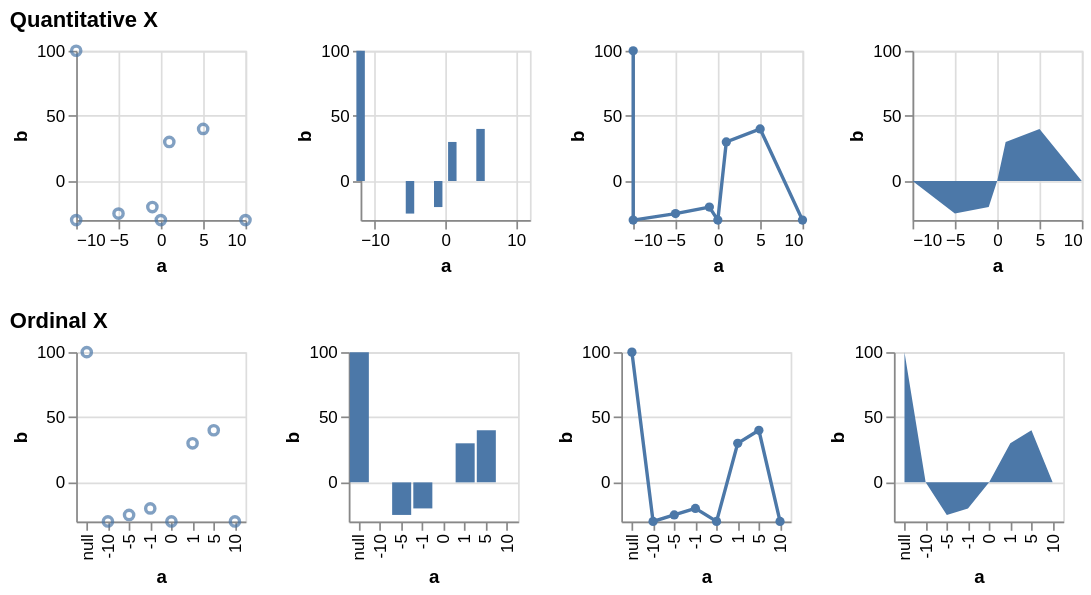

Write the Vega-Lite specification saved for this chart.
### Vega specification from a JSON file in a GitHub repository (floating-point values rounded to 4 significant figures)
{"$schema": "https://vega.github.io/schema/vega/v5.json", "description": "Testing invalid", "background": "white", "padding": 5, "data": [{"name": "source_0", "values": [{"a": null, "b": 100}, {"a": -10, "b": null}, {"a": -5, "b": -25}, {"a": -1, "b": -20}, {"a": 0, "b": null}, {"a": 1, "b": 30}, {"a": 5, "b": 40}, {"a": 10, "b": null}]}, {"name": "data_0", "source": "source_0", "transform": [{"type": "formula", "expr": "toNumber(datum[\"a\"])", "as": "a"}]}, {"name": "data_2", "source": "data_0", "transform": [{"type": "stack", "groupby": ["a"], "field": "b", "sort": {"field": [], "order": []}, "as": ["b_start", "b_end"], "offset": "zero"}]}, {"name": "data_3", "source": "data_0", "transform": [{"type": "impute", "field": "b", "groupby": [], "key": "a", "method": "value", "value": 0}, {"type": "stack", "groupby": ["a"], "field": "b", "sort": {"field": [], "order": []}, "as": ["b_start", "b_end"], "offset": "zero"}]}, {"name": "data_4", "source": "data_0", "transform": [{"type": "stack", "groupby": ["a"], "field": "b", "sort": {"field": [], "order": []}, "as": ["b_start", "b_end"], "offset": "zero"}]}, {"name": "data_5", "source": "data_0", "transform": [{"type": "impute", "field": "b", "groupby": [], "key": "a", "method": "value", "value": 0}, {"type": "stack", "groupby": ["a"], "field": "b", "sort": {"field": [], "order": []}, "as": ["b_start", "b_end"], "offset": "zero"}]}], "signals": [{"name": "childHeight", "value": 100}, {"name": "concat_0_childWidth", "value": 100}, {"name": "concat_1_childWidth", "value": 100}], "layout": {"padding": 20, "columns": 1, "bounds": "full", "align": "each"}, "marks": [{"type": "group", "name": "concat_0_group", "title": {"text": "Quantitative X", "anchor": "start"}, "layout": {"padding": 20, "bounds": "full", "align": "each"}, "marks": [{"type": "group", "name": "concat_0_concat_0_group", "style": "cell", "encode": {"update": {"width": {"signal": "concat_0_childWidth"}, "height": {"signal": "childHeight"}}}, "marks": [{"name": "concat_0_concat_0_marks", "type": "symbol", "style": ["point"], "from": {"data": "data_0"}, "encode": {"update": {"opacity": {"value": 0.7}, "fill": {"value": "transparent"}, "stroke": {"value": "#4c78a8"}, "ariaRoleDescription": {"value": "point"}, "description": {"signal": "\"a: \" + (format(datum[\"a\"], \"\")) + \"; b: \" + (format(datum[\"b\"], \"\"))"}, "x": [{"test": "!isValid(datum[\"a\"]) || !isFinite(+datum[\"a\"])", "value": 0}, {"scale": "concat_0_concat_0_x", "field": "a"}], "y": [{"test": "!isValid(datum[\"b\"]) || !isFinite(+datum[\"b\"])", "field": {"group": "height"}}, {"scale": "concat_0_concat_0_y", "field": "b"}]}}}], "axes": [{"scale": "concat_0_concat_0_x", "orient": "bottom", "gridScale": "concat_0_concat_0_y", "grid": true, "tickCount": {"signal": "ceil(concat_0_childWidth/40)"}, "domain": false, "labels": false, "aria": false, "maxExtent": 0, "minExtent": 0, "ticks": false, "zindex": 0}, {"scale": "concat_0_concat_0_y", "orient": "left", "gridScale": "concat_0_concat_0_x", "grid": true, "tickCount": {"signal": "ceil(childHeight/40)"}, "domain": false, "labels": false, "aria": false, "maxExtent": 0, "minExtent": 0, "ticks": false, "zindex": 0}, {"scale": "concat_0_concat_0_x", "orient": "bottom", "grid": false, "title": "a", "labelFlush": true, "labelOverlap": true, "tickCount": {"signal": "ceil(concat_0_childWidth/40)"}, "zindex": 0}, {"scale": "concat_0_concat_0_y", "orient": "left", "grid": false, "title": "b", "labelOverlap": true, "tickCount": {"signal": "ceil(childHeight/40)"}, "zindex": 0}]}, {"type": "group", "name": "concat_0_concat_1_group", "style": "cell", "encode": {"update": {"width": {"signal": "concat_0_childWidth"}, "height": {"signal": "childHeight"}}}, "marks": [{"name": "concat_0_concat_1_marks", "type": "rect", "style": ["bar"], "from": {"data": "data_2"}, "encode": {"update": {"fill": {"value": "#4c78a8"}, "ariaRoleDescription": {"value": "bar"}, "description": {"signal": "\"a: \" + (format(datum[\"a\"], \"\")) + \"; b: \" + (format(datum[\"b\"], \"\"))"}, "xc": [{"test": "!isValid(datum[\"a\"]) || !isFinite(+datum[\"a\"])", "value": 0}, {"scale": "concat_0_concat_1_x", "field": "a"}], "width": {"value": 5}, "y": {"scale": "concat_0_concat_1_y", "field": "b_end"}, "y2": {"scale": "concat_0_concat_1_y", "field": "b_start"}}}}], "axes": [{"scale": "concat_0_concat_1_x", "orient": "bottom", "gridScale": "concat_0_concat_1_y", "grid": true, "tickCount": {"signal": "ceil(concat_0_childWidth/40)"}, "domain": false, "labels": false, "aria": false, "maxExtent": 0, "minExtent": 0, "ticks": false, "zindex": 0}, {"scale": "concat_0_concat_1_y", "orient": "left", "gridScale": "concat_0_concat_1_x", "grid": true, "tickCount": {"signal": "ceil(childHeight/40)"}, "domain": false, "labels": false, "aria": false, "maxExtent": 0, "minExtent": 0, "ticks": false, "zindex": 0}, {"scale": "concat_0_concat_1_x", "orient": "bottom", "grid": false, "title": "a", "labelFlush": true, "labelOverlap": true, "tickCount": {"signal": "ceil(concat_0_childWidth/40)"}, "zindex": 0}, {"scale": "concat_0_concat_1_y", "orient": "left", "grid": false, "title": "b", "labelOverlap": true, "tickCount": {"signal": "ceil(childHeight/40)"}, "zindex": 0}]}, {"type": "group", "name": "concat_0_concat_2_group", "style": "cell", "encode": {"update": {"width": {"signal": "concat_0_childWidth"}, "height": {"signal": "childHeight"}}}, "marks": [{"name": "concat_0_concat_2_layer_0_marks", "type": "line", "style": ["line"], "sort": {"field": "datum[\"a\"]"}, "from": {"data": "data_0"}, "encode": {"update": {"stroke": {"value": "#4c78a8"}, "description": {"signal": "\"a: \" + (format(datum[\"a\"], \"\")) + \"; b: \" + (format(datum[\"b\"], \"\"))"}, "x": [{"test": "!isValid(datum[\"a\"]) || !isFinite(+datum[\"a\"])", "value": 0}, {"scale": "concat_0_concat_2_x", "field": "a"}], "y": [{"test": "!isValid(datum[\"b\"]) || !isFinite(+datum[\"b\"])", "field": {"group": "height"}}, {"scale": "concat_0_concat_2_y", "field": "b"}]}}}, {"name": "concat_0_concat_2_layer_1_marks", "type": "symbol", "style": ["point"], "from": {"data": "data_0"}, "encode": {"update": {"opacity": {"value": 1}, "fill": {"value": "#4c78a8"}, "ariaRoleDescription": {"value": "point"}, "description": {"signal": "\"a: \" + (format(datum[\"a\"], \"\")) + \"; b: \" + (format(datum[\"b\"], \"\"))"}, "x": [{"test": "!isValid(datum[\"a\"]) || !isFinite(+datum[\"a\"])", "value": 0}, {"scale": "concat_0_concat_2_x", "field": "a"}], "y": [{"test": "!isValid(datum[\"b\"]) || !isFinite(+datum[\"b\"])", "field": {"group": "height"}}, {"scale": "concat_0_concat_2_y", "field": "b"}]}}}], "axes": [{"scale": "concat_0_concat_2_x", "orient": "bottom", "gridScale": "concat_0_concat_2_y", "grid": true, "tickCount": {"signal": "ceil(concat_0_childWidth/40)"}, "domain": false, "labels": false, "aria": false, "maxExtent": 0, "minExtent": 0, "ticks": false, "zindex": 0}, {"scale": "concat_0_concat_2_y", "orient": "left", "gridScale": "concat_0_concat_2_x", "grid": true, "tickCount": {"signal": "ceil(childHeight/40)"}, "domain": false, "labels": false, "aria": false, "maxExtent": 0, "minExtent": 0, "ticks": false, "zindex": 0}, {"scale": "concat_0_concat_2_x", "orient": "bottom", "grid": false, "title": "a", "labelFlush": true, "labelOverlap": true, "tickCount": {"signal": "ceil(concat_0_childWidth/40)"}, "zindex": 0}, {"scale": "concat_0_concat_2_y", "orient": "left", "grid": false, "title": "b", "labelOverlap": true, "tickCount": {"signal": "ceil(childHeight/40)"}, "zindex": 0}]}, {"type": "group", "name": "concat_0_concat_3_group", "style": "cell", "encode": {"update": {"width": {"signal": "concat_0_childWidth"}, "height": {"signal": "childHeight"}}}, "marks": [{"name": "concat_0_concat_3_marks", "type": "area", "style": ["area"], "sort": {"field": "datum[\"a\"]"}, "from": {"data": "data_3"}, "encode": {"update": {"orient": {"value": "vertical"}, "fill": {"value": "#4c78a8"}, "description": {"signal": "\"a: \" + (format(datum[\"a\"], \"\")) + \"; b: \" + (format(datum[\"b\"], \"\"))"}, "x": [{"test": "!isValid(datum[\"a\"]) || !isFinite(+datum[\"a\"])", "value": 0}, {"scale": "concat_0_concat_3_x", "field": "a"}], "y": {"scale": "concat_0_concat_3_y", "field": "b_end"}, "y2": {"scale": "concat_0_concat_3_y", "field": "b_start"}}}}], "axes": [{"scale": "concat_0_concat_3_x", "orient": "bottom", "gridScale": "concat_0_concat_3_y", "grid": true, "tickCount": {"signal": "ceil(concat_0_childWidth/40)"}, "domain": false, "labels": false, "aria": false, "maxExtent": 0, "minExtent": 0, "ticks": false, "zindex": 0}, {"scale": "concat_0_concat_3_y", "orient": "left", "gridScale": "concat_0_concat_3_x", "grid": true, "tickCount": {"signal": "ceil(childHeight/40)"}, "domain": false, "labels": false, "aria": false, "maxExtent": 0, "minExtent": 0, "ticks": false, "zindex": 0}, {"scale": "concat_0_concat_3_x", "orient": "bottom", "grid": false, "title": "a", "labelFlush": true, "labelOverlap": true, "tickCount": {"signal": "ceil(concat_0_childWidth/40)"}, "zindex": 0}, {"scale": "concat_0_concat_3_y", "orient": "left", "grid": false, "title": "b", "labelOverlap": true, "tickCount": {"signal": "ceil(childHeight/40)"}, "zindex": 0}]}]}, {"type": "group", "name": "concat_1_group", "title": {"text": "Ordinal X", "anchor": "start"}, "layout": {"padding": 20, "bounds": "full", "align": "each"}, "marks": [{"type": "group", "name": "concat_1_concat_0_group", "style": "cell", "encode": {"update": {"width": {"signal": "concat_1_childWidth"}, "height": {"signal": "childHeight"}}}, "marks": [{"name": "concat_1_concat_0_marks", "type": "symbol", "style": ["point"], "from": {"data": "data_0"}, "encode": {"update": {"opacity": {"value": 0.7}, "fill": {"value": "transparent"}, "stroke": {"value": "#4c78a8"}, "ariaRoleDescription": {"value": "point"}, "description": {"signal": "\"a: \" + (isValid(datum[\"a\"]) ? datum[\"a\"] : \"\"+datum[\"a\"]) + \"; b: \" + (format(datum[\"b\"], \"\"))"}, "x": {"scale": "concat_1_concat_0_x", "field": "a"}, "y": [{"test": "!isValid(datum[\"b\"]) || !isFinite(+datum[\"b\"])", "field": {"group": "height"}}, {"scale": "concat_1_concat_0_y", "field": "b"}]}}}], "axes": [{"scale": "concat_1_concat_0_y", "orient": "left", "gridScale": "concat_1_concat_0_x", "grid": true, "tickCount": {"signal": "ceil(childHeight/40)"}, "domain": false, "labels": false, "aria": false, "maxExtent": 0, "minExtent": 0, "ticks": false, "zindex": 0}, {"scale": "concat_1_concat_0_x", "orient": "bottom", "grid": false, "title": "a", "labelAlign": "right", "labelAngle": 270, "labelBaseline": "middle", "zindex": 0}, {"scale": "concat_1_concat_0_y", "orient": "left", "grid": false, "title": "b", "labelOverlap": true, "tickCount": {"signal": "ceil(childHeight/40)"}, "zindex": 0}]}, {"type": "group", "name": "concat_1_concat_1_group", "style": "cell", "encode": {"update": {"width": {"signal": "concat_1_childWidth"}, "height": {"signal": "childHeight"}}}, "marks": [{"name": "concat_1_concat_1_marks", "type": "rect", "style": ["bar"], "from": {"data": "data_4"}, "encode": {"update": {"fill": {"value": "#4c78a8"}, "ariaRoleDescription": {"value": "bar"}, "description": {"signal": "\"a: \" + (isValid(datum[\"a\"]) ? datum[\"a\"] : \"\"+datum[\"a\"]) + \"; b: \" + (format(datum[\"b\"], \"\"))"}, "x": {"scale": "concat_1_concat_1_x", "field": "a"}, "width": {"signal": "max(0.25, bandwidth('concat_1_concat_1_x'))"}, "y": {"scale": "concat_1_concat_1_y", "field": "b_end"}, "y2": {"scale": "concat_1_concat_1_y", "field": "b_start"}}}}], "axes": [{"scale": "concat_1_concat_1_y", "orient": "left", "gridScale": "concat_1_concat_1_x", "grid": true, "tickCount": {"signal": "ceil(childHeight/40)"}, "domain": false, "labels": false, "aria": false, "maxExtent": 0, "minExtent": 0, "ticks": false, "zindex": 0}, {"scale": "concat_1_concat_1_x", "orient": "bottom", "grid": false, "title": "a", "labelAlign": "right", "labelAngle": 270, "labelBaseline": "middle", "zindex": 0}, {"scale": "concat_1_concat_1_y", "orient": "left", "grid": false, "title": "b", "labelOverlap": true, "tickCount": {"signal": "ceil(childHeight/40)"}, "zindex": 0}]}, {"type": "group", "name": "concat_1_concat_2_group", "style": "cell", "encode": {"update": {"width": {"signal": "concat_1_childWidth"}, "height": {"signal": "childHeight"}}}, "marks": [{"name": "concat_1_concat_2_layer_0_marks", "type": "line", "style": ["line"], "sort": {"field": "datum[\"a\"]"}, "from": {"data": "data_0"}, "encode": {"update": {"stroke": {"value": "#4c78a8"}, "description": {"signal": "\"a: \" + (isValid(datum[\"a\"]) ? datum[\"a\"] : \"\"+datum[\"a\"]) + \"; b: \" + (format(datum[\"b\"], \"\"))"}, "x": {"scale": "concat_1_concat_2_x", "field": "a"}, "y": [{"test": "!isValid(datum[\"b\"]) || !isFinite(+datum[\"b\"])", "field": {"group": "height"}}, {"scale": "concat_1_concat_2_y", "field": "b"}]}}}, {"name": "concat_1_concat_2_layer_1_marks", "type": "symbol", "style": ["point"], "from": {"data": "data_0"}, "encode": {"update": {"opacity": {"value": 1}, "fill": {"value": "#4c78a8"}, "ariaRoleDescription": {"value": "point"}, "description": {"signal": "\"a: \" + (isValid(datum[\"a\"]) ? datum[\"a\"] : \"\"+datum[\"a\"]) + \"; b: \" + (format(datum[\"b\"], \"\"))"}, "x": {"scale": "concat_1_concat_2_x", "field": "a"}, "y": [{"test": "!isValid(datum[\"b\"]) || !isFinite(+datum[\"b\"])", "field": {"group": "height"}}, {"scale": "concat_1_concat_2_y", "field": "b"}]}}}], "axes": [{"scale": "concat_1_concat_2_y", "orient": "left", "gridScale": "concat_1_concat_2_x", "grid": true, "tickCount": {"signal": "ceil(childHeight/40)"}, "domain": false, "labels": false, "aria": false, "maxExtent": 0, "minExtent": 0, "ticks": false, "zindex": 0}, {"scale": "concat_1_concat_2_x", "orient": "bottom", "grid": false, "title": "a", "labelAlign": "right", "labelAngle": 270, "labelBaseline": "middle", "zindex": 0}, {"scale": "concat_1_concat_2_y", "orient": "left", "grid": false, "title": "b", "labelOverlap": true, "tickCount": {"signal": "ceil(childHeight/40)"}, "zindex": 0}]}, {"type": "group", "name": "concat_1_concat_3_group", "style": "cell", "encode": {"update": {"width": {"signal": "concat_1_childWidth"}, "height": {"signal": "childHeight"}}}, "marks": [{"name": "concat_1_concat_3_marks", "type": "area", "style": ["area"], "sort": {"field": "datum[\"a\"]"}, "from": {"data": "data_5"}, "encode": {"update": {"orient": {"value": "vertical"}, "fill": {"value": "#4c78a8"}, "description": {"signal": "\"a: \" + (isValid(datum[\"a\"]) ? datum[\"a\"] : \"\"+datum[\"a\"]) + \"; b: \" + (format(datum[\"b\"], \"\"))"}, "x": {"scale": "concat_1_concat_3_x", "field": "a"}, "y": {"scale": "concat_1_concat_3_y", "field": "b_end"}, "y2": {"scale": "concat_1_concat_3_y", "field": "b_start"}}}}], "axes": [{"scale": "concat_1_concat_3_y", "orient": "left", "gridScale": "concat_1_concat_3_x", "grid": true, "tickCount": {"signal": "ceil(childHeight/40)"}, "domain": false, "labels": false, "aria": false, "maxExtent": 0, "minExtent": 0, "ticks": false, "zindex": 0}, {"scale": "concat_1_concat_3_x", "orient": "bottom", "grid": false, "title": "a", "labelAlign": "right", "labelAngle": 270, "labelBaseline": "middle", "zindex": 0}, {"scale": "concat_1_concat_3_y", "orient": "left", "grid": false, "title": "b", "labelOverlap": true, "tickCount": {"signal": "ceil(childHeight/40)"}, "zindex": 0}]}]}], "scales": [{"name": "concat_0_concat_0_x", "type": "linear", "domain": {"data": "data_0", "field": "a"}, "range": [0, {"signal": "concat_0_childWidth"}], "nice": true, "zero": true}, {"name": "concat_0_concat_0_y", "type": "linear", "domain": {"data": "data_0", "field": "b"}, "range": [{"signal": "childHeight"}, 0], "nice": true, "zero": true}, {"name": "concat_0_concat_1_x", "type": "linear", "domain": {"data": "data_2", "field": "a"}, "range": [0, {"signal": "concat_0_childWidth"}], "nice": true, "zero": false, "padding": 5}, {"name": "concat_0_concat_1_y", "type": "linear", "domain": {"data": "data_2", "fields": ["b_start", "b_end"]}, "range": [{"signal": "childHeight"}, 0], "nice": true, "zero": true}, {"name": "concat_0_concat_2_x", "type": "linear", "domain": {"data": "data_0", "field": "a"}, "range": [0, {"signal": "concat_0_childWidth"}], "nice": true, "zero": false}, {"name": "concat_0_concat_2_y", "type": "linear", "domain": {"data": "data_0", "field": "b"}, "range": [{"signal": "childHeight"}, 0], "nice": true, "zero": true}, {"name": "concat_0_concat_3_x", "type": "linear", "domain": {"data": "data_3", "field": "a"}, "range": [0, {"signal": "concat_0_childWidth"}], "nice": true, "zero": false}, {"name": "concat_0_concat_3_y", "type": "linear", "domain": {"data": "data_3", "fields": ["b_start", "b_end"]}, "range": [{"signal": "childHeight"}, 0], "nice": true, "zero": true}, {"name": "concat_1_concat_0_x", "type": "point", "domain": {"data": "data_0", "field": "a", "sort": true}, "range": [0, {"signal": "concat_1_childWidth"}], "padding": 0.5}, {"name": "concat_1_concat_0_y", "type": "linear", "domain": {"data": "data_0", "field": "b"}, "range": [{"signal": "childHeight"}, 0], "nice": true, "zero": true}, {"name": "concat_1_concat_1_x", "type": "band", "domain": {"data": "data_4", "field": "a", "sort": true}, "range": [0, {"signal": "concat_1_childWidth"}], "paddingInner": 0.1, "paddingOuter": 0.05}, {"name": "concat_1_concat_1_y", "type": "linear", "domain": {"data": "data_4", "fields": ["b_start", "b_end"]}, "range": [{"signal": "childHeight"}, 0], "nice": true, "zero": true}, {"name": "concat_1_concat_2_x", "type": "point", "domain": {"data": "data_0", "field": "a", "sort": true}, "range": [0, {"signal": "concat_1_childWidth"}], "padding": 0.5}, {"name": "concat_1_concat_2_y", "type": "linear", "domain": {"data": "data_0", "field": "b"}, "range": [{"signal": "childHeight"}, 0], "nice": true, "zero": true}, {"name": "concat_1_concat_3_x", "type": "point", "domain": {"data": "data_5", "field": "a", "sort": true}, "range": [0, {"signal": "concat_1_childWidth"}], "padding": 0.5}, {"name": "concat_1_concat_3_y", "type": "linear", "domain": {"data": "data_5", "fields": ["b_start", "b_end"]}, "range": [{"signal": "childHeight"}, 0], "nice": true, "zero": true}]}
